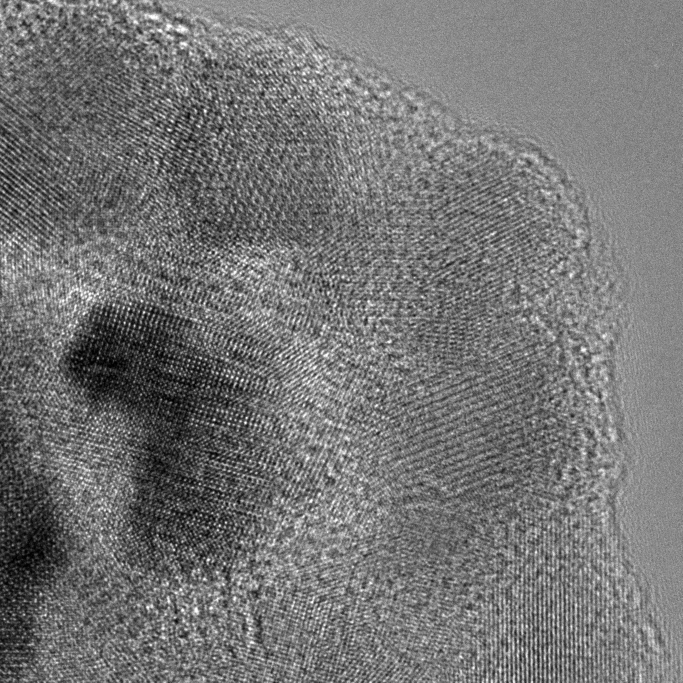
#> input picture Co3O4_5pass_500k.png, 2048 x 2048 px (shown at 1/3 size)
$ jupyter execute --allow-errors Co3O4_5pass.ipynb   (shell and % lines are left out)
#> lines starting #> are read from the running program, lines starting #| are printed output that depends on the picture
### Import packages and files

[cell 1]
# import packages
import matplotlib.pyplot as plt
import matplotlib.colors as mcolors
import matplotlib.patches as patches

from PIL import Image, ImageEnhance

import numpy as np
import pandas as pd

import cv2 as cv

#> (a cell that did not finish here is left out)

[cell 3]
# load TEM image
file = 'Co3O4_5pass_500k.png'  # change the file name here
image = Image.open(file)
#> image is the input picture: PIL image 2048x2048 L; min 0, max 255, mean 117

# calibrate the scale of the TEM image
shape = image.size[0]
#> shape = 2048

# each magnification should have its own scale (nm/pixel)
scale_dict = {'500k': 39.02/2048}   # only 500k is included here

sampling_interval = scale_dict['500k']
total_len = shape * sampling_interval
#> total_len = 39.02

# inspect TEM image
plt.imshow(image, cmap='gray', extent=[0, total_len, 0, total_len]) # extent is used to plot nm instead of index
plt.xlabel('nm')
plt.show()

### Perform FFT and get power spectrum

[cell 4]
# perform 2D FFT
fft_image = np.fft.fft2(image)

# calculate power spectrum
power_spectrum = np.abs(fft_image)**2

# shift zero frequency component to center
power_spectrum = np.fft.fftshift(power_spectrum)

# log power spectrum for better visualization
log_power_spectrum = np.log(power_spectrum)
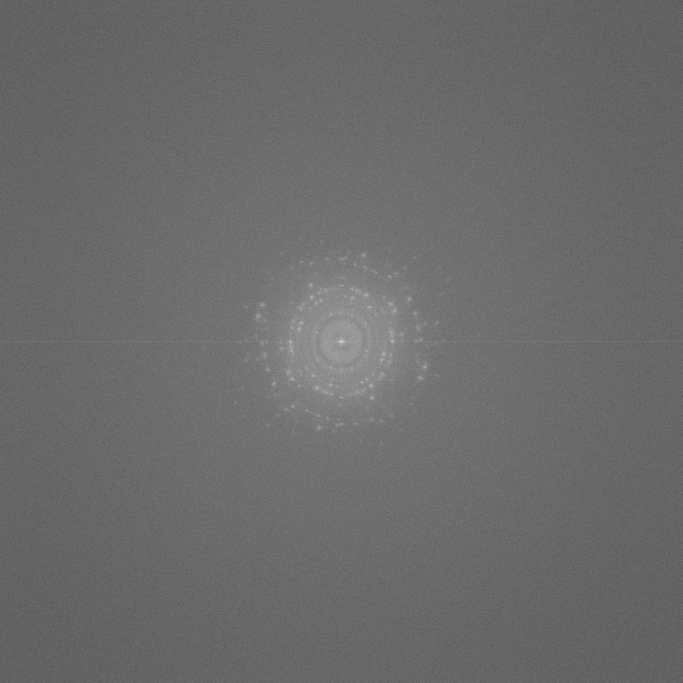
#> log_power_spectrum: shape (2048, 2048) float64 (shown at 1/3 size); min 5.06, max 40.02, mean 19.8; drawn with min black and max white

# calculate the sampling frequencies (i.e. the axes of the FFT image), given a window length n and a sample spacing d
freq_hz = np.fft.fftfreq(shape, sampling_interval)  # "Hz" here is just a label, actually it is "nm-1"

# sort the frequency array because np.fft.fftfreq by default is not from smallest to largest values
freq_sorted = np.sort(freq_hz)
#> freq_sorted = 2048 values from -26.24 to 26.22
############################################
# we don't have to consider the very high absolute frequency values (i.e. the very small d-spacing values)
# define crop range (nm-1)
crop_min = -6
crop_max = 6

# find the index of the crop range
freq_crop_index = np.where((freq_sorted >= crop_min) & (freq_sorted <= crop_max))[0]
#> freq_crop_index = 469 values from 790 to 1258
# map index back to frequency (nm-1)
freq_crop = freq_sorted[freq_crop_index]
#> freq_crop = 469 values from -6 to 6

# crop the power spectrum
FFT_crop = log_power_spectrum[freq_crop_index[0]:freq_crop_index[-1], freq_crop_index[0]:freq_crop_index[-1]]
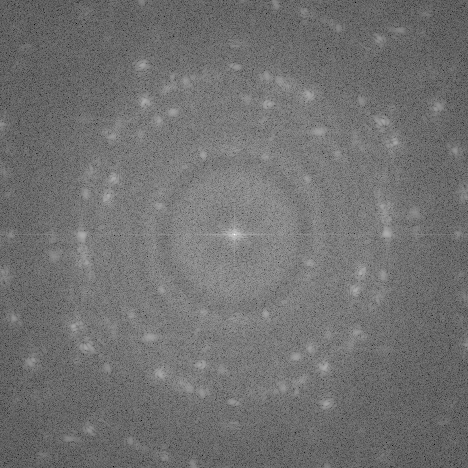
#> FFT_crop: shape (468, 468) float64; min 9.82, max 40.02, mean 23.3; drawn with min black and max white
############################################
# normalize the image values to 0-255 with opencv
normalized_image = cv.normalize(FFT_crop, None, alpha=0, beta=255, norm_type=cv.NORM_MINMAX, dtype=cv.CV_8U)    # dtype = cv.CV_8U

plt.imshow(normalized_image, cmap='gray', extent=[freq_crop[0], freq_crop[-1], freq_crop[-1], freq_crop[0]])    # extent is used to plot nm-1 instead of index
plt.xlabel('1/nm')
plt.show()

### Adjust brightness and contrast of the power spectrum

[cell 5]
# power spectrum tends to be too bright
# first reduce the brightness, then apply further brightness/contrast refinement
############################################
# first apply manual brightness reduction
alpha = 1.0 # contrast control (1.0-3.0)
beta = -40  # brightness control
manual_result = cv.convertScaleAbs(normalized_image, alpha=alpha, beta=beta)
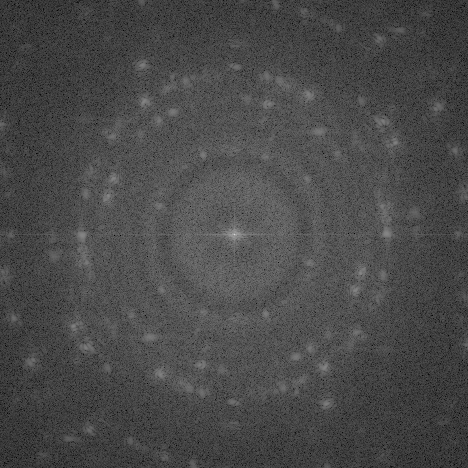
#> manual_result: shape (468, 468); min 0, max 215, mean 73.5
############################################
# then apply further brightness and contrast optimization with optional histogram clipping
# define a function to automatically find the best alpha and beta
def automatic_brightness_and_contrast(image, clip_hist_percent=1):
    # assume input image is 2D numpy array, greyscale, normalized to 0-255
#> called with clip_hist_percent = 1.5
    gray = image.astype('uint8')

    # Calculate grayscale histogram
    hist = cv.calcHist([gray], [0], None, [256], [0, 256])
#> hist = 256 values, max 5809 at index 110, min 0 at index 1, mean 855.6
    hist_size = len(hist)
#> hist_size = 256

    # Calculate cumulative distribution from the histogram
    accumulator = []
    accumulator.append(float(hist[0]))
    for index in range(1, hist_size):
        accumulator.append(accumulator[index -1] + float(hist[index]))
#> after the loop, accumulator = 256 values from 2 to 219024

    # Locate points to clip
    maximum = accumulator[-1]
#> maximum = 219024
    clip_hist_percent *= (maximum/100.0)
#> clip_hist_percent = 3285.4
    clip_hist_percent /= 2.0
#> clip_hist_percent = 1642.7

    # Locate left cut
    minimum_gray = 0
    while accumulator[minimum_gray] < clip_hist_percent:
        minimum_gray += 1
#> this loop made 70 passes
#> after the loop, minimum_gray = 70

    # Locate right cut
    maximum_gray = hist_size -1
#> maximum_gray = 255
    while accumulator[maximum_gray] >= (maximum - clip_hist_percent):
        maximum_gray -= 1
#> this loop made 105 passes
#> maximum_gray on passes 1 to 12: 254, 253, 252, 251, 250, 249, 248, 247, 246, 245, 244, 243
#> after the loop, maximum_gray = 150

    # Calculate alpha and beta values
    alpha = 255 / (maximum_gray - minimum_gray)
#> alpha = 3.19
    beta = -minimum_gray * alpha
#> beta = -223.1

    return alpha, beta
############################################
# apply automatic brightness and contrast refinement
clip_percent = 1.5  # higher values mean more contrast
alpha, beta = automatic_brightness_and_contrast(normalized_image, clip_hist_percent=clip_percent)
#> alpha = 3.19; beta = -223.1
image_bc = cv.convertScaleAbs(manual_result, alpha=alpha, beta=beta)
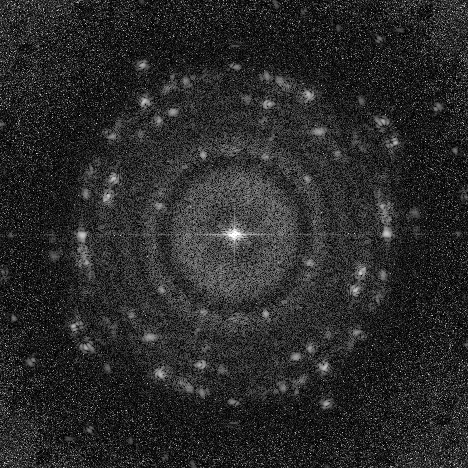
#> image_bc: shape (468, 468); min 0, max 255, mean 42
############################################
# plot the power spectrum after brightness and contrast adjustment
plt.imshow(image_bc, cmap='gray', extent=[freq_crop[0], freq_crop[-1], freq_crop[-1], freq_crop[0]])
plt.xlabel('1/nm')
plt.show()

$ run again, with Co3O4_0pass_500k.png copied over Co3O4_5pass_500k.png
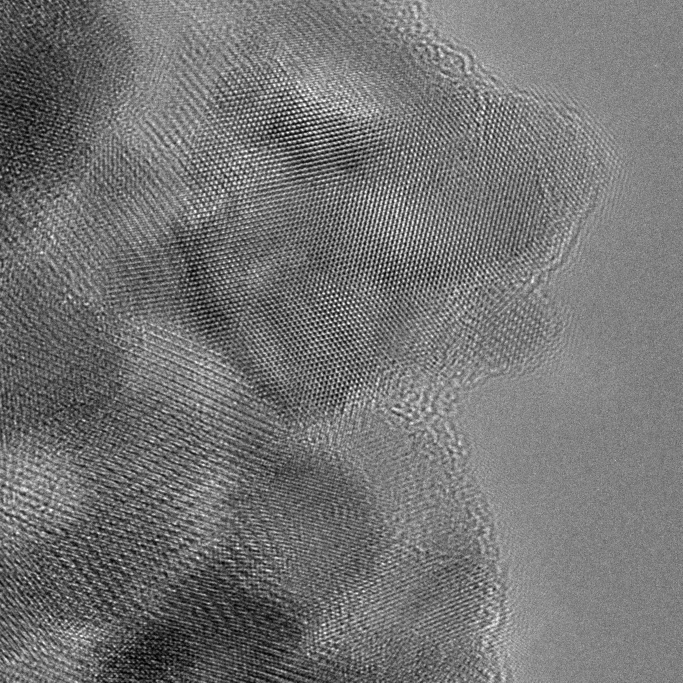
#> input picture Co3O4_0pass_500k.png, 2048 x 2048 px (shown at 1/3 size)
#> image is the input picture: PIL image 2048x2048 L; min 0, max 255, mean 116.2
#> `manual_result = cv.convertScaleAbs(normalized_image, alpha=alpha, beta..`:
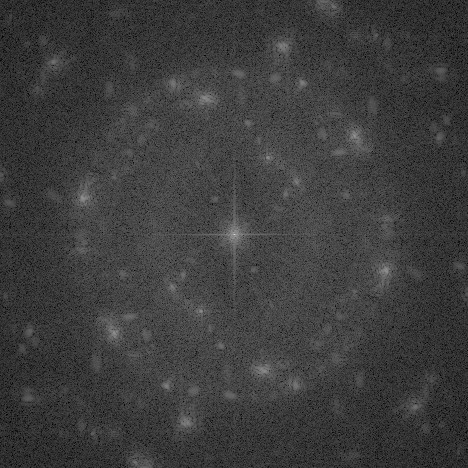
#> manual_result: shape (468, 468); min 0, max 215, mean 61.2
#> hist = 256 values, max 5940 at index 101, min 0 at index 1, mean 855.6
#> hist_size = 256
#> after the loop in automatic_brightness_and_contrast, `for index in range(1, hist_size):`: accumulator = 256 values from 2 to 219024
#> maximum = 219024
#> in automatic_brightness_and_contrast, `clip_hist_percent *= (maximum/100.0)`: clip_hist_percent = 3285.4
#> in automatic_brightness_and_contrast, `clip_hist_percent /= 2.0`: clip_hist_percent = 1642.7
#> the loop in automatic_brightness_and_contrast, `while accumulator[minimum_gray] < clip_hist_percent:` made 57 passes
#> after the loop in automatic_brightness_and_contrast, `while accumulator[minimum_gray] < clip_hist_percent:`: minimum_gray = 57
#> in automatic_brightness_and_contrast, `maximum_gray = hist_size -1`: maximum_gray = 255
#> the loop in automatic_brightness_and_contrast, `while accumulator[maximum_gray] >= (maximum - clip_hist_percent):` made 114 passes
#> maximum_gray on passes 1 to 8: 254, 253, 252, 251, 250, 249, 248, 247
#> after the loop in automatic_brightness_and_contrast, `while accumulator[maximum_gray] >= (maximum - clip_hist_percent):`: maximum_gray = 141
#> in automatic_brightness_and_contrast, `alpha = 255 / (maximum_gray - minimum_gray)`: alpha = 3.04
#> in automatic_brightness_and_contrast, `beta = -minimum_gray * alpha`: beta = -173
#> `alpha, beta = automatic_brightness_and_contrast(normalized_image, clip..`: alpha = 3.04; beta = -173
#> `image_bc = cv.convertScaleAbs(manual_result, alpha=alpha, beta=beta)`:
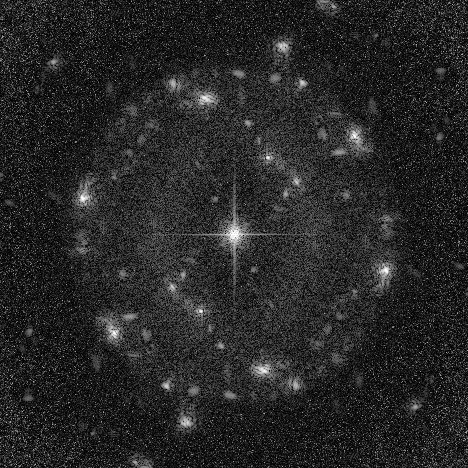
#> image_bc: shape (468, 468); min 0, max 255, mean 39.6
